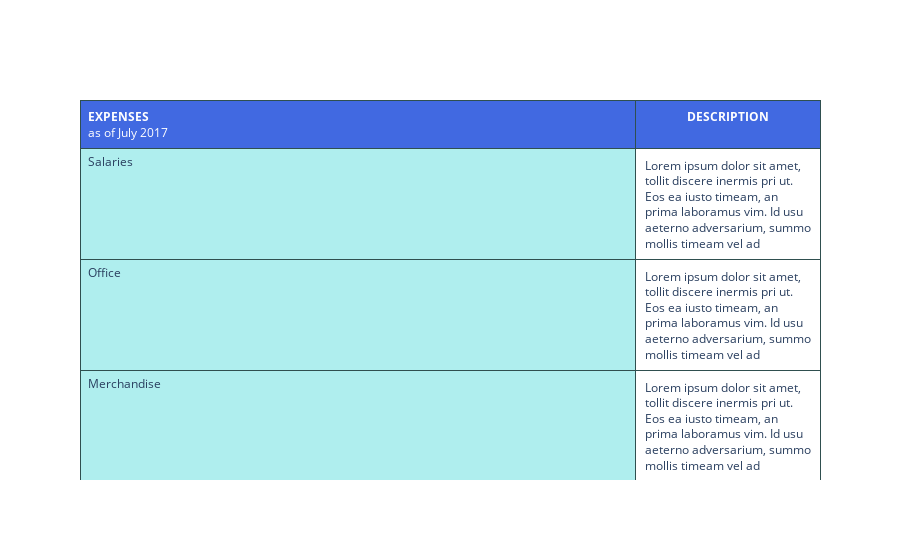

Notebook code for this chart:
### Code cell
# modele colors, font size,

values = [['Salaries', 'Office', 'Merchandise', 'Legal', '<b>TOTAL<br>EXPENSES</b>'], #1st col
  ["Lorem ipsum dolor sit amet, tollit discere inermis pri ut. Eos ea iusto timeam, an prima laboramus vim. Id usu aeterno adversarium, summo mollis timeam vel ad",
  "Lorem ipsum dolor sit amet, tollit discere inermis pri ut. Eos ea iusto timeam, an prima laboramus vim. Id usu aeterno adversarium, summo mollis timeam vel ad",
  "Lorem ipsum dolor sit amet, tollit discere inermis pri ut. Eos ea iusto timeam, an prima laboramus vim. Id usu aeterno adversarium, summo mollis timeam vel ad",
  "Lorem ipsum dolor sit amet, tollit discere inermis pri ut. Eos ea iusto timeam, an prima laboramus vim. Id usu aeterno adversarium, summo mollis timeam vel ad",
  "Lorem ipsum dolor sit amet, tollit discere inermis pri ut. Eos ea iusto timeam, an prima laboramus vim. Id usu aeterno adversarium, summo mollis timeam vel ad"]]


fig = go.Figure(data=[go.Table(
  columnorder = [1,2],
  columnwidth = [300,100],
  header = dict(
    values = [['<b>EXPENSES</b><br>as of July 2017'],
                  ['<b>DESCRIPTION</b>']],
    line_color='darkslategray',
    fill_color='royalblue',
    align=['left','center'],
    font=dict(color='white', size=12),
    height=40
  ),
  cells=dict(
    values=values,
    line_color='darkslategray',
    fill=dict(color=['paleturquoise', 'white']),
    align=['left', 'center'],
    font_size=12,
    height=30)
    )
])
fig.show()

### Figure 1 — Plotly figure (JSON) as saved in the notebook; plotly's stock layout.template omitted (floating-point values rounded to 4 significant figures)
{"data": [{"cells": {"align": ["left", "center"], "fill": {"color": ["paleturquoise", "white"]}, "font": {"size": 12}, "height": 30, "line": {"color": "darkslategray"}, "values": [["Salaries", "Office", "Merchandise", "Legal", "<b>TOTAL<br>EXPENSES</b>"], ["Lorem ipsum dolor sit amet, tollit discere inermis pri ut. Eos ea iusto timeam, an prima laboramus vim. Id usu aeterno adversarium, summo mollis timeam vel ad", "Lorem ipsum dolor sit amet, tollit discere inermis pri ut. Eos ea iusto timeam, an prima laboramus vim. Id usu aeterno adversarium, summo mollis timeam vel ad", "Lorem ipsum dolor sit amet, tollit discere inermis pri ut. Eos ea iusto timeam, an prima laboramus vim. Id usu aeterno adversarium, summo mollis timeam vel ad", "Lorem ipsum dolor sit amet, tollit discere inermis pri ut. Eos ea iusto timeam, an prima laboramus vim. Id usu aeterno adversarium, summo mollis timeam vel ad", "Lorem ipsum dolor sit amet, tollit discere inermis pri ut. Eos ea iusto timeam, an prima laboramus vim. Id usu aeterno adversarium, summo mollis timeam vel ad"]]}, "columnorder": [1, 2], "columnwidth": [300, 100], "header": {"align": ["left", "center"], "fill": {"color": "royalblue"}, "font": {"color": "white", "size": 12}, "height": 40, "line": {"color": "darkslategray"}, "values": [["<b>EXPENSES</b><br>as of July 2017"], ["<b>DESCRIPTION</b>"]]}, "type": "table"}], "layout": {"autosize": true}}
